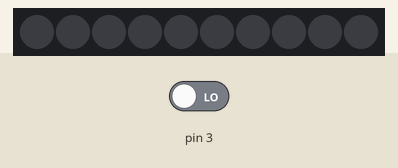
Recording of a sketch running on a simulated Arduino Uno, built with avr-gcc and run on an emulated ATmega328P. Parts: 10 RGB LEDs in strip order, left to right. Inputs (shaded band) come from the test bench; at power-on: pin 3 LOW. Dim RGB values are drawn brighter than linear.

Above: at 1.2 s.
1.3 s: pin 3 driven HIGH
At 1.4 s:
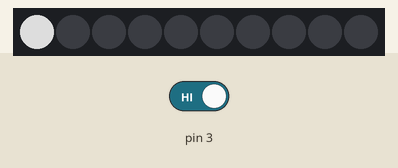
At 3.2 s:
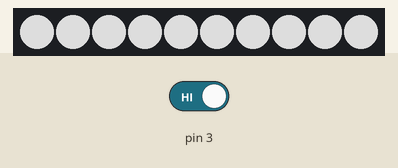
Timing chart, 0 to 4.7 s (numbered marks = the images above; inputs shaded):
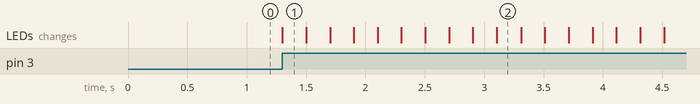

Measured:
- after the input at 1.3 s, the LEDs: change at once (image 1)

The sketch:

rgb_led.ino
```cpp
#include <Adafruit_NeoPixel.h>
#ifdef __AVR__
#include <avr/power.h>
#endif
#define PIN            6
#define NUMPIXELS      10
Adafruit_NeoPixel pixels = Adafruit_NeoPixel(NUMPIXELS, PIN, NEO_GRB + NEO_KHZ800);
void setup() {
 pixels.setBrightness(255);
 pixels.begin();
 pinMode(3,INPUT);
}

void loop() {
 if(digitalRead(3)==1){
  for (int g = 0; g <= 4; g++) {
   for (int i = 0; i < NUMPIXELS; i++) {
    pixels.setPixelColor(i, pixels.Color(150, 150, 150));
    pixels.show();
    delay(200);
    }
    for (int i = 0; i < NUMPIXELS; i++) {
     pixels.setPixelColor(i, pixels.Color(0, 0, 0));
    pixels.show();
     }
    }
  }
}
```
